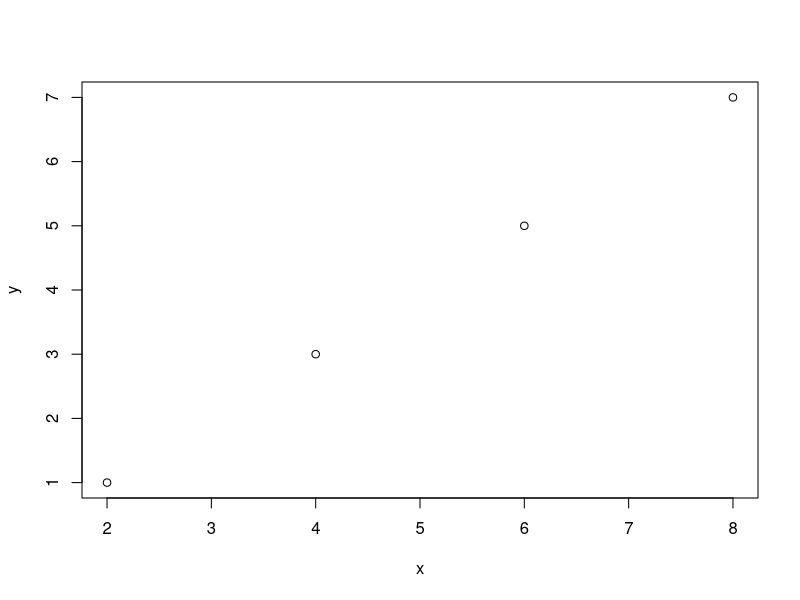
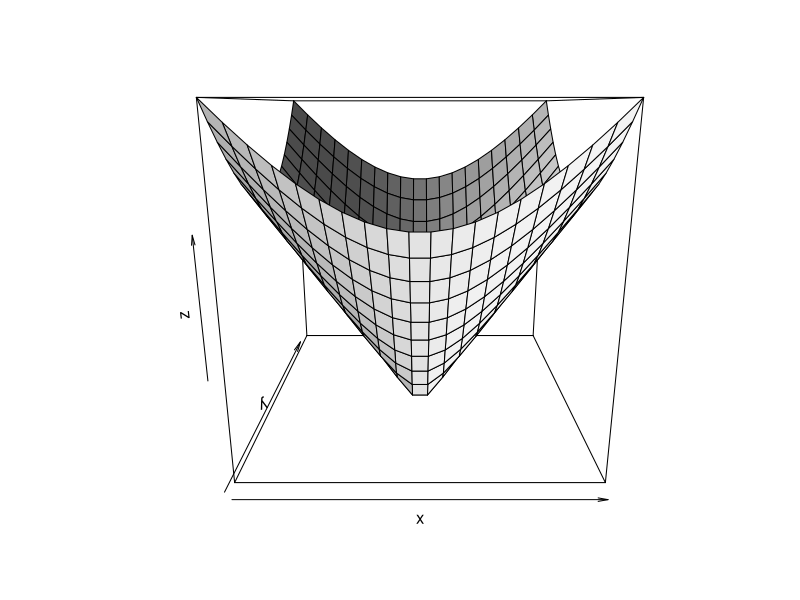

These charts were generated, in order, by the following R code:
banco <- data.frame(var1 = c("Julia", "Paulo"), var2 = c(22, 25))

printFunctionWithName <- function(n) {
  print(paste("is a function", n))
}

printFunctionWithName("Bob")

printFunctionWithName("John Doe")


x <- c(2, 4 , 6, 8)
y <- c(1, 3 , 5, 7)

plot(x, y)

cone <- function(x, y){
  sqrt(x^2+y^2)
}

x <- y <- seq(-1, 1, length = 20)
z <- outer(x, y, cone)

persp(x, y, z, col = "white", shade = 0.5)


